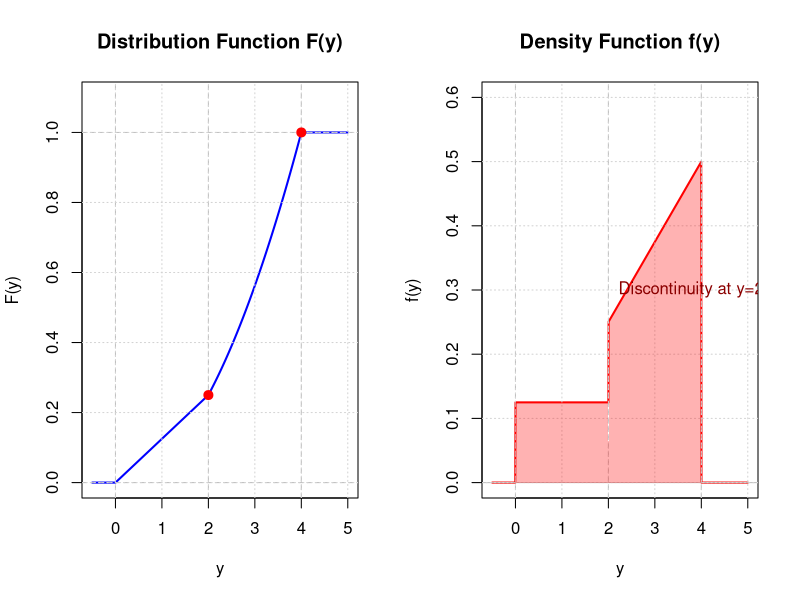

R code for this plot:
# Exercise 4.19 - Distribution and Density Functions
png("exercise_4_19.png", width=1200, height=600, res=120)

par(mfrow=c(1,2))

# Distribution function F(y)
y <- seq(-0.5, 5, length.out=1000)
F_y <- ifelse(y <= 0, 0,
              ifelse(y < 2, y/8,
                     ifelse(y < 4, y^2/16, 1)))

plot(y, F_y, type="l", lwd=2, col="blue",
     xlab="y", ylab="F(y)",
     main="Distribution Function F(y)",
     ylim=c(0, 1.1))
abline(h=c(0, 1), col="gray", lty=2)
abline(v=c(0, 2, 4), col="gray", lty=2)
grid()

# Mark important points
points(c(2, 4), c(2/8, 1), pch=19, col="red", cex=1.2)

# Density function f(y)
y_dense <- seq(-0.5, 5, length.out=1000)
f_y <- ifelse(y_dense > 0 & y_dense < 2, 1/8,
              ifelse(y_dense > 2 & y_dense < 4, y_dense/8, 0))

plot(y_dense, f_y, type="l", lwd=2, col="red",
     xlab="y", ylab="f(y)",
     main="Density Function f(y)",
     ylim=c(0, 0.6))
abline(h=0, col="gray")
abline(v=c(0, 2, 4), col="gray", lty=2)
grid()

# Shade regions
y1 <- seq(0.01, 1.99, length.out=50)
polygon(c(0, 2, 2, 0), c(0, 0, 1/8, 1/8), 
        col=rgb(1, 0, 0, 0.3), border=NA)

y2 <- seq(2.01, 3.99, length.out=50)
f2 <- y2/8
polygon(c(2, y2, 4), c(0, f2, 0), 
        col=rgb(1, 0, 0, 0.3), border=NA)

# Note about discontinuity at y=2
text(2, 0.3, "Discontinuity at y=2", pos=4, col="darkred")

dev.off()
